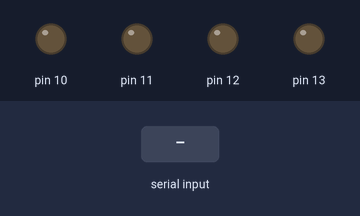
Simulated run of this sketch. Board: Arduino Uno, built with avr-gcc and run on an emulated ATmega328P. On the bench: output pins drawn as LEDs (lit = HIGH). The test bench sets the inputs (shaded band).

Above: at 1.2 s.
1.3 s: "ON\n" received over Serial
At 2.4 s:
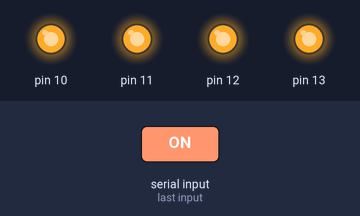
2.8 s: "OFF\n" received over Serial
At 3.6 s:
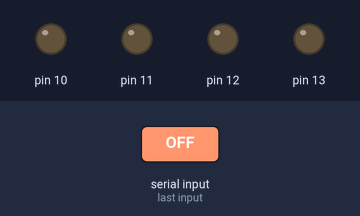
Timing chart, 0 to 5.8 s (numbered marks = the images above; inputs shaded):
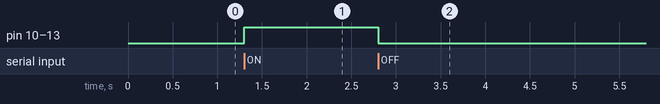

The sketch:

arduino.ino
```cpp
void setup()
{
  pinMode(13, OUTPUT);
  pinMode(12, OUTPUT);
  pinMode(11, OUTPUT);
  pinMode(10, OUTPUT);

  Serial.begin(9600);
}

void loop()
{
  if (Serial.available() > 0)
  {
    delay(1);
    String Input = Serial.readStringUntil('\n');
    if (Input == "ON")
    {
      digitalWrite(13, HIGH);
      digitalWrite(12, HIGH);
      digitalWrite(11, HIGH);
      digitalWrite(10, HIGH);
    }
    else if (Input == "OFF")
    {
      digitalWrite(13, LOW);
      digitalWrite(12, LOW);
      digitalWrite(11, LOW);
      digitalWrite(10, LOW);
    }
  }
  delay(1);
}
```

Measured:
- after the input at 1.3 s, pin 10–13: LOW → HIGH at once
- after the input at 2.8 s, pin 10–13: HIGH → LOW at once
